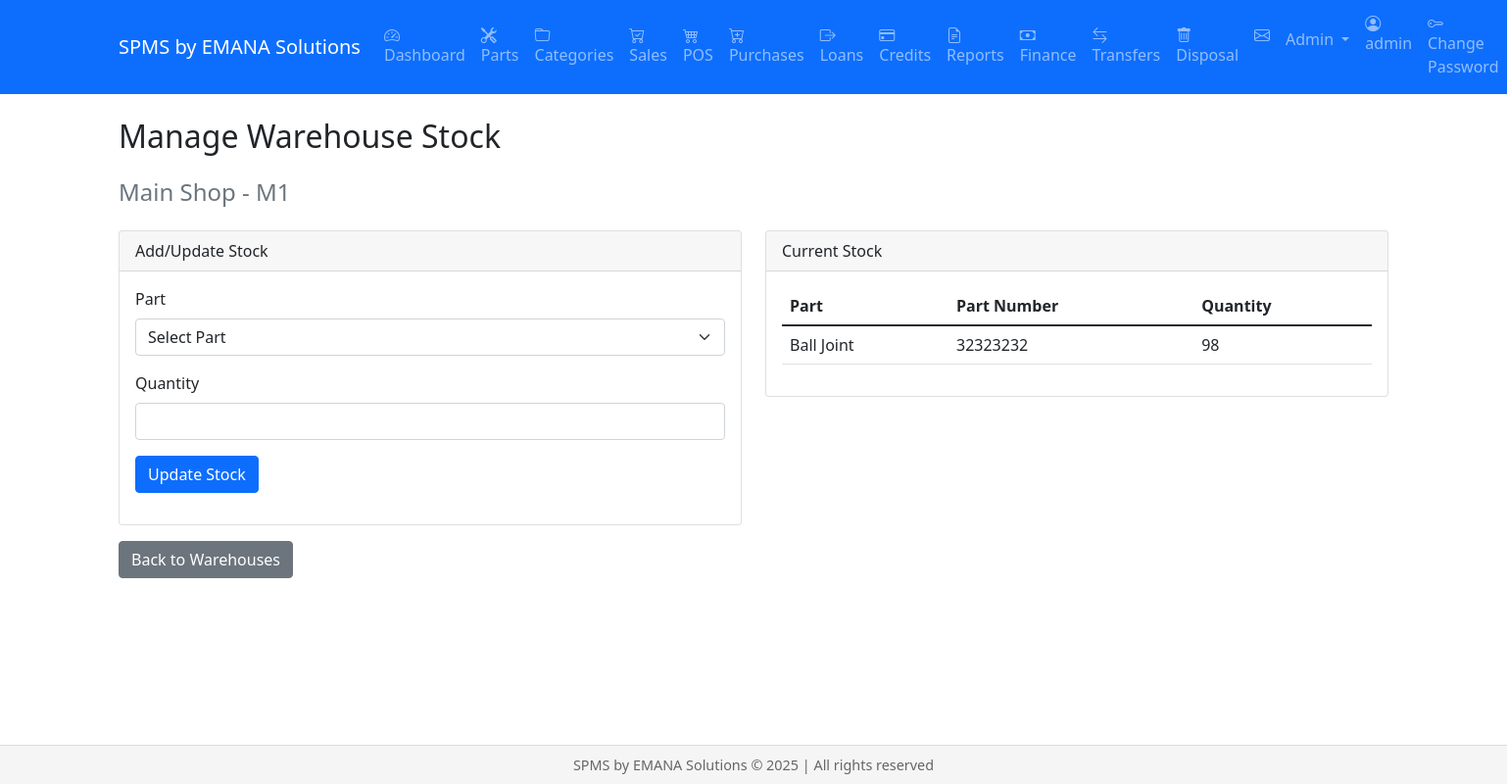
Before: /admin/warehouses/1/stock (signed in) with the older database file.
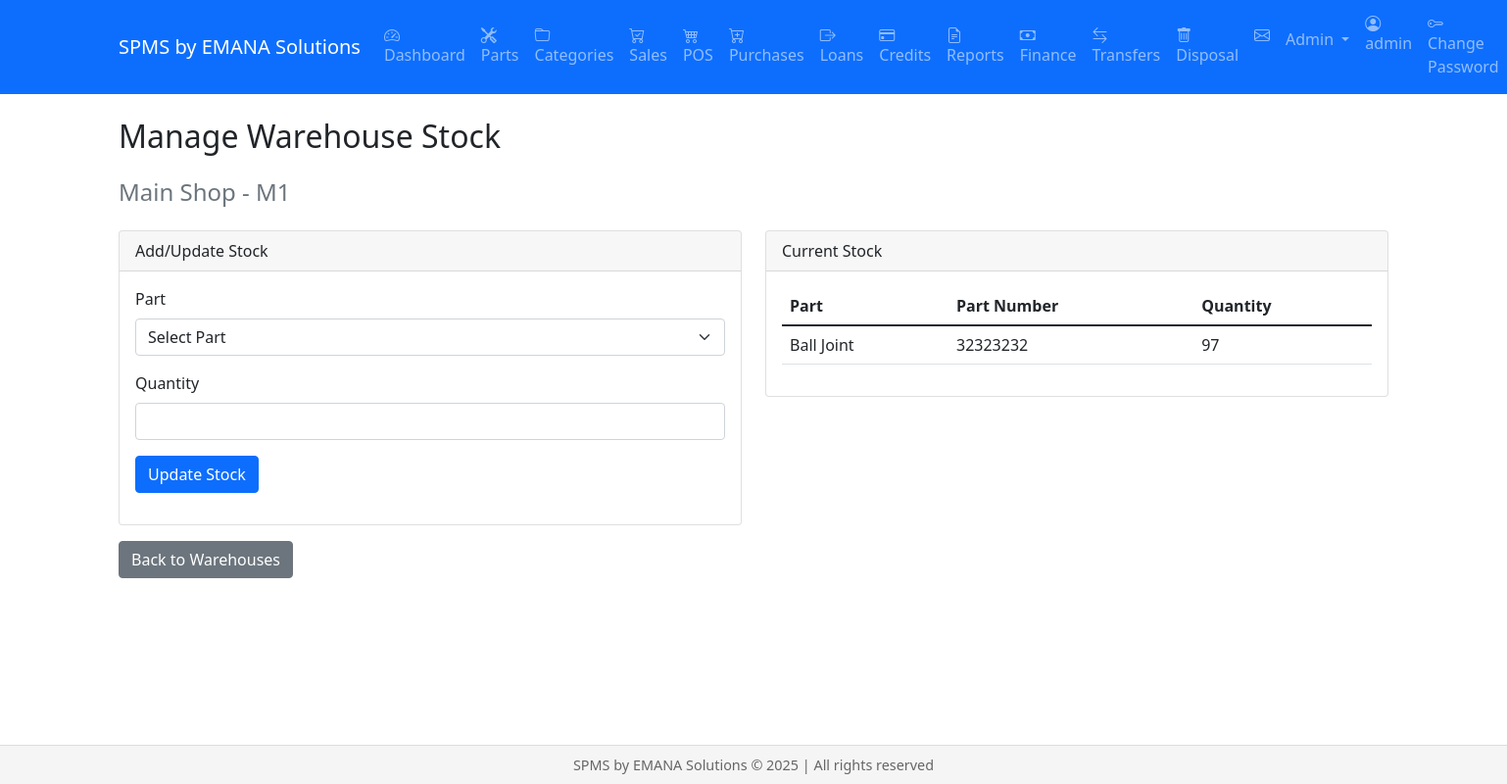
After: the same page with the newer database file.
### models.py (models this page shows)
class WarehouseStock(db.Model):
    id = db.Column(db.Integer, primary_key=True)
    warehouse_id = db.Column(db.Integer, db.ForeignKey('warehouse.id'))
    part_id = db.Column(db.Integer, db.ForeignKey('parts.id'))  # Note: using 'parts' table name
    quantity = db.Column(db.Integer, default=0)
    warehouse = db.relationship('Warehouse',
                              backref=db.backref('stock_items', lazy=True),
                              foreign_keys=[warehouse_id],
                              primaryjoin='WarehouseStock.warehouse_id == Warehouse.id')
    part = db.relationship('Part',
                          backref=db.backref('warehouse_stocks', lazy=True),
                          foreign_keys=[part_id],
                          primaryjoin='WarehouseStock.part_id == Part.id')

### views/admin.py (the view, shortened to what this page needs)
@admin.route('/admin/warehouses/<int:warehouse_id>/stock', methods=['GET', 'POST'])
@login_required
@admin_required
def manage_warehouse_stock(warehouse_id):
    warehouse = Warehouse.query.get_or_404(warehouse_id)
    warehouse_stock = WarehouseStock.query\
        .join(Part)\
        .filter(WarehouseStock.warehouse_id == warehouse_id)\
        .all()
    parts = Part.query.all()
    return render_template('admin/warehouse_stock.html',
                         warehouse=warehouse,
                         warehouse_stock=warehouse_stock,
                         parts=parts)

### models.py (called while the page is built)
    @property
    def is_authenticated(self):
        return True

### views/admin.py (called while the page is built)
def admin_required(f):
    @wraps(f)
    def decorated_function(*args, **kwargs):
        if not current_user.is_authenticated or current_user.role != 'admin':
            flash('You need to be an admin to access this page.', 'error')
            return redirect(url_for('dashboard.index'))
        return f(*args, **kwargs)
    return decorated_function

### templates/admin/warehouse_stock.html (shortened to what this page needs)
{% extends "base.html" %}
{% block content %}
<div class="container">
    <h2 class="mb-4">Manage Warehouse Stock</h2>
    <h4 class="text-muted">{{ warehouse.name }} - {{ warehouse.location }}</h4>
    <div class="row mt-4">
        <div class="col-md-6">
            <div class="card">
                <div class="card-header">
                    Add/Update Stock
                </div>
                <div class="card-body">
                    <form method="POST">
                        <div class="mb-3">
                            <label for="part_id" class="form-label">Part</label>
                            <select class="form-select" id="part_id" name="part_id" required>
                                <option value="">Select Part</option>
                            </select>
                        </div>
                        <div class="mb-3">
                            <label for="quantity" class="form-label">Quantity</label>
                            <input type="number" class="form-control" id="quantity"
                                   name="quantity" min="0" required>
                        </div>
                        <button type="submit" class="btn btn-primary">Update Stock</button>
                    </form>
                </div>
            </div>
        </div>
        <div class="col-md-6">
            <div class="card">
                <div class="card-header">
                    Current Stock
                </div>
                <div class="card-body">
                    <div class="table-responsive">
                        <table class="table">
                            <thead>
                                <tr>
                                    <th>Part</th>
                                    <th>Part Number</th>
                                    <th>Quantity</th>
                                </tr>
                            </thead>
                            <tbody>
                                {% for stock in warehouse_stock %}
                                <tr>
                                    {% set part = parts|selectattr('id', 'equalto', stock.part_id)|first %}
                                    <td>{{ part.name if part else 'Unknown Part' }}</td>
                                    <td>{{ part.part_number if part else 'N/A' }}</td>
                                    <td>{{ stock.quantity }}</td>
                                </tr>
                                {% endfor %}
                            </tbody>
                        </table>
                    </div>
                </div>
            </div>
        </div>
    </div>
    <div class="mt-3">
        <a href="{{ url_for('admin.warehouses') }}" class="btn btn-secondary">
            Back to Warehouses
        </a>
    </div>
</div>
{% endblock %}

Changed rows visible on the page:
changed WarehouseStock: quantity "98" → "97"
